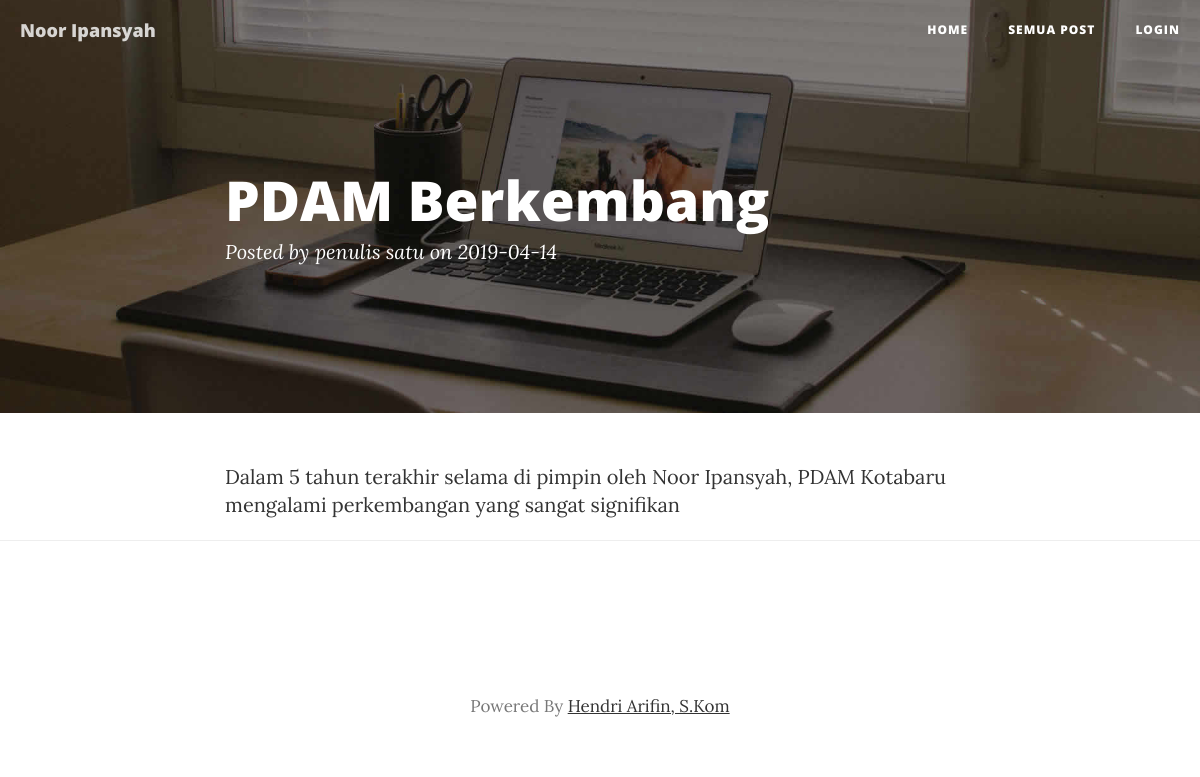
Page /blog/post/pdam-berkembang/ on the committed database.
### tables this page shows
CREATE TABLE `post` (
  `id_post` int(11) NOT NULL,
  `id_penulis` int(11) NOT NULL,
  `judul` varchar(255) NOT NULL,
  `isi` longtext NOT NULL,
  `seo_url` varchar(255) NOT NULL,
  `tgl_publish` date NOT NULL,
  `status_delete` enum('0','1') NOT NULL DEFAULT '0'
);

CREATE TABLE `user` (
  `id` int(11) NOT NULL,
  `nama` varchar(255) NOT NULL,
  `username` varchar(255) NOT NULL,
  `password` char(250) NOT NULL,
  `level` enum('administrator','penulis') NOT NULL,
  `tgl_buat` date NOT NULL
);

### application/core/MY_Controller.php (called while the page is built)
<?php defined('BASEPATH') OR exit('No direct script access allowed');
class MY_Controller extends CI_Controller {
	function pages($content, $data = NULL){
        $data['contentnya'] = $this->load->view($content, $data, TRUE);
        $this->load->view('template', $data);
    }
}

### application/controllers/Blog.php (called while the page is built, shortened)
<?php
class Blog extends MY_Controller {
	public function post($slug)
	{
		$data['post'] = $this->blog_model->getPostBySlug($slug);
		$this->pages('single_post', $data);
	}
}

### index.php (called while the page is built, shortened)
<?php
require_once BASEPATH.'core/CodeIgniter.php';

### application/models/Blog_model.php (called while the page is built, shortened)
<?php
	class Blog_model extends CI_model
	{
    function getPostBySlug($slug)
		{
      $this->db->select('*');
      $this->db->from('post');
      $this->db->join('user', 'post.id_penulis = user.id');
			$this->db->where('post.seo_url', $slug);
			return $this->db->get()->row();
		}
  }

### application/views/single_post.php (the view)
<header class="intro-header" style="background-image: url('<?php echo base_url('assets/img/home-bg.jpg') ?>')">
    <div class="container">
        <div class="row">
            <div class="col-lg-8 col-lg-offset-2 col-md-10 col-md-offset-1">
                <div class="post-heading">
                    <h1><?= $post->judul ?></h1>
                    <span class="meta">Posted by <a href="#"><?= $post->nama ?></a> on <?= $post->tgl_publish ?></span>
                </div>
            </div>
        </div>
    </div>
</header>
<article>
    <div class="container">
        <div class="row">
            <div class="col-lg-8 col-lg-offset-2 col-md-10 col-md-offset-1">
              <?= $post->isi ?>
            </div>
        </div>
    </div>
</article>

### rows in the picture
post: judul "PDAM Berkembang", user.nama "penulis satu", tgl_publish "2019-04-14", isi "Dalam 5 tahun terakhir selama di pimpin oleh Noor Ipansyah, PDAM Kotabaru mengalami perkembangan yang sangat signifikan"
